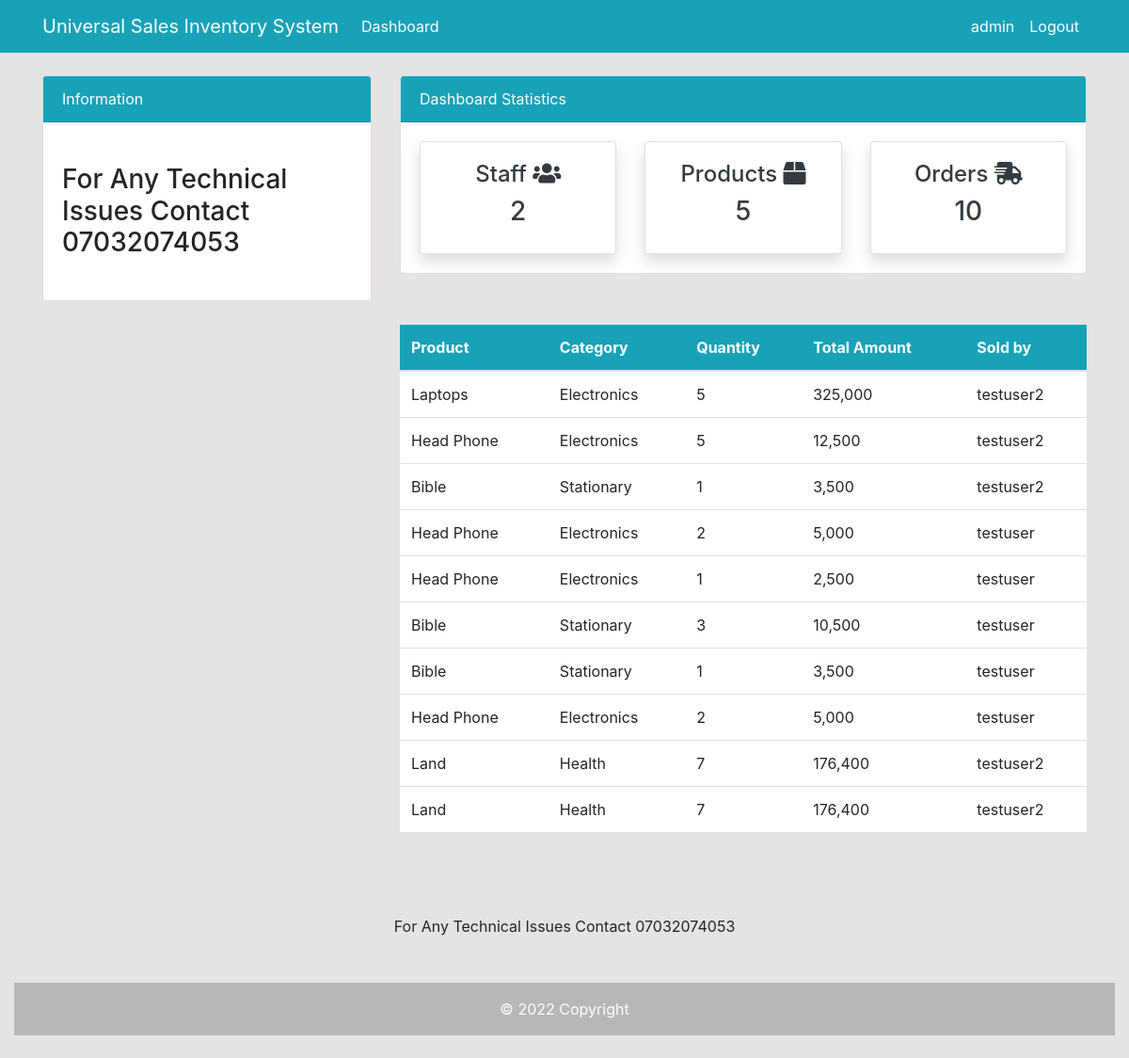
/order/ (signed in), run on the app's committed database.
### store/models.py (models this page shows, shortened)
class OrderItem(models.Model):
    product = models.ForeignKey(Product, related_name="orderitem", on_delete=models.CASCADE, null=True, blank=True)
    order_price = models.DecimalField(max_digits=10, decimal_places=2)
    order_quantity = models.PositiveIntegerField()
    total_price = models.PositiveIntegerField()
    seller_id = models.ForeignKey(User, on_delete=models.CASCADE)

class Product(models.Model):
    CATEGORY_CHOICES = (
        ('Stationary', 'Stationary'),
        ('Electronics', 'Electronics'),
        ('Food', 'Food'),
        ('Health', 'Health')
    )
    name = models.CharField(max_length=200)
    price = models.DecimalField(max_digits=10, decimal_places=2)
    description = models.TextField(max_length=350)
    quantity = models.PositiveIntegerField()
    category = models.CharField(max_length=70, choices=CATEGORY_CHOICES, default=1)

### store/views.py (the view)
# urls.py: path('order/', views.order, name='store-order'),
@login_required(login_url='user-login')
@user_passes_test(is_allowed)
def order(request):
    orders = OrderItem.objects.all()
    order_count = orders.count()
    customer = User.objects.filter(groups=1).all()
    customer_count = customer.count()
    product = Product.objects.all()
    product_count = product.count()
    context = {
        'orders': orders,
        'customer_count': customer_count,
        'product_count': product_count,
        'order_count': order_count,
    }
    return render(request, 'store/order.html', context)

### store/views.py (called while the page is built)
def is_allowed(user):
    if user.is_superuser:
        return True

### templates/store/order.html (shortened to what this page needs)
{% extends 'base.html' %}
{% load humanize %}
{% block content %}
{% include 'topside.html' %}
<div class="row my-4">
    <div class="col-md-4"></div>
    <div class="col-md-8">
        <table class="table bg-white">
            <thead class="bg-info text-white">
                <tr>
                    <th scope="col">Product</th>
                    <th scope="col">Category</th>
                    <th scope="col">Quantity</th>
                    <th scope="col">Total Amount</th>
                    <th scope="col">Sold by</th>
                </tr>
            </thead>
            <tbody>
                {% for order in orders %}
                <tr>
                    <td>{{ order.product.name }}</td>
                    <td>{{ order.product.category }}</td>
                    <td>{{ order.order_quantity }}</td>
                    <td>{{ order.total_price | intcomma }}</td>
                    <td>{{ order.seller_id.username }}</td>
                </tr>
                {% endfor %}
            </tbody>
        </table>
    </div>
</div>
{% endblock %}

### templates/base.html (shortened to what this page needs)
{% load static %}
<!doctype html>
<html lang="en">
<head>
    <link rel="stylesheet" href="https://cdn.jsdelivr.net/npm/bootstrap@4.6.0/dist/css/bootstrap.min.css"
>
    <link rel="stylesheet" href="https://use.fontawesome.com/releases/v5.15.2/css/all.css"
>
    <link rel="stylesheet" href="{% static 'style.css' %}">
</head>
<body>
    {% include 'nav.html' %}
    <div class="container">
        {% block content %}
        {% endblock %}
    </div>
</body>
<footer class="col my-4 text-center text-lg-start" >
  <div class="container d-flex justify-content-center py-5">
    For Any Technical Issues Contact 07032074053
  </div>
  <div class="text-center text-white p-3" style="background-color: rgba(0, 0, 0, 0.2);">
    © 2022 Copyright
  </div>
</footer>
</html>

### templates/nav.html (shortened to what this page needs)
{% load static %}
<nav class="navbar navbar-expand-lg navbar-info bg-info">
    <div class="container">
        {% if user.is_authenticated %}
        <a class="navbar-brand text-white" href="{% url 'store-index' %}">Universal Sales Inventory System</a>
        <div class="collapse navbar-collapse" id="navbarSupportedContent">
            <ul class="navbar-nav mr-auto">
                <li class="nav-item active">
                    <a class="nav-link text-white" href="{% url 'store-index' %}">Dashboard </a>
                </li>
            </ul>
            <ul class="navbar-nav ml-auto">
                <li class="nav-item active">
                    <a class="nav-link text-white" href="{% url 'user-profile' %}">{{ user.username }}
                        <span class="sr-only">(current)</span></a>
                </li>
                <li class="nav-item">
                    <a class="nav-link text-white" href="{% url 'user-logout' %}">Logout</a>
                </li>
            </ul>
            {% endif %}
        </div>
    </div>
</nav>

### templates/topside.html
<div class="row">
    <div class="col-md-4 mt-4">
        <div class="card">
            <div class="card-header bg-info text-white">
                Information
            </div>
            <div class="card-body">
                <marquee behavior="" direction="">
                    <h3 class="my-4">For Any Technical Issues Contact 07032074053</h3>
                </marquee>
            </div>
        </div>
    </div>
    <div class="col-md-8 mt-4">
        <div class="card">
            <div class="card-header bg-info text-white">
                Dashboard Statistics
            </div>
            <div class="card-body">
                <div class="row">
                    <div class="col-md-4">
                        <a class="text-decoration-none text-dark" href="{% url 'store-customers' %}">
                            <div class="card my-card shadow">
                                <div class="card-body text-center">
                                    <h4>Staff <i class="fas fa-users"></i></h4>
                                    <h3>{{ customer_count }}</h3>
                                </div>
                            </div>
                        </a>
                    </div>
                    <div class="col-md-4">
                        <a class="text-decoration-none text-dark" href="{% url 'store-products' %}">
                            <div class="card my-card shadow">
                                <div class="card-body text-center">
                                    <h4>Products <i class="fas fa-box"></i></h4>
                                    <h3>{{ product_count }}</h3>
                                </div>
                            </div>
                        </a>
                    </div>
                    <div class="col-md-4">
                        <a class="text-decoration-none text-dark" href="{% url 'store-order' %}">
                            <div class="card my-card shadow">
                                <div class="card-body text-center">
                                    <h4>Orders <i class="fas fa-shipping-fast"></i></h4>
                                    <h3>{{ order_count }}</h3>
                                </div>
                            </div>
                        </a>
                    </div>
                </div>
            </div>
        </div>
    </div>
</div>

### static/style.css (style rules this page uses)
body { background: rgb(230, 227, 227); }
footer { bottom: 0; margin-top: auto; }

### data on the page
OrderItem: product.name "Laptops", product.category "Electronics", order_quantity "5", total_price "325,000", seller_id.username "testuser2"
OrderItem: product.name "Head Phone", product.category "Electronics", order_quantity "5", total_price "12,500", seller_id.username "testuser2"
OrderItem: product.name "Bible", product.category "Stationary", order_quantity "1", total_price "3,500", seller_id.username "testuser2"
OrderItem: product.name "Head Phone", product.category "Electronics", order_quantity "2", total_price "5,000", seller_id.username "testuser"
OrderItem: product.name "Head Phone", product.category "Electronics", order_quantity "1", total_price "2,500", seller_id.username "testuser"
OrderItem: product.name "Bible", product.category "Stationary", order_quantity "3", total_price "10,500", seller_id.username "testuser"
OrderItem: product.name "Bible", product.category "Stationary", order_quantity "1", total_price "3,500", seller_id.username "testuser"
OrderItem: product.name "Head Phone", product.category "Electronics", order_quantity "2", total_price "5,000", seller_id.username "testuser"
OrderItem: product.name "Land", product.category "Health", order_quantity "7", total_price "176,400", seller_id.username "testuser2"
OrderItem: product.name "Land", product.category "Health", order_quantity "7", total_price "176,400", seller_id.username "testuser2"

### other printed values
{{ user.username }} "admin"
{{ customer_count }} "2"
{{ product_count }} "5"
{{ order_count }} "10"
